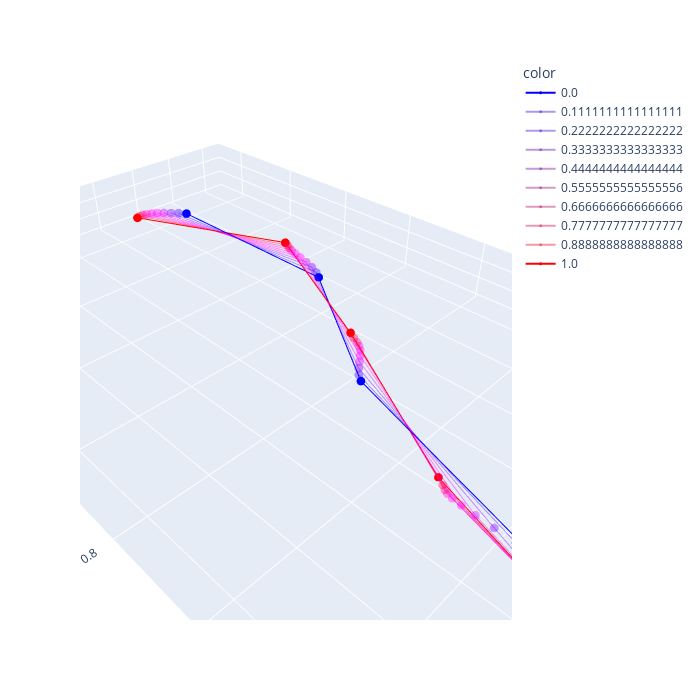

Notebook cell for this chart:
### Code cell
# for i in range(10):
i=5
sim.visualise_simulation_evolution(
    configurations[5*i:5*(i+4):2],
    count,
    range_x=(-0.1, 1.5),
    range_y=(-0.1, 1.5),
    range_z=(-0.1, 1.5),
    # color_disc_map=lambda val: f"rgba({255*val}, 0, {255*(1.-val)}, {(np.sin(np.abs(val*np.pi - np.pi/2))**3 + 0.3)/1.5 })", #val*0.7+0.3
    color_disc_map=lambda val: f"rgba({255*val}, 0, {255*(1.-val)}, {np.piecewise(val, [val == 0. or val == 1., val != 0 and val != 1], [1, 0.4])})"
)

### Figure 1 — Plotly figure (JSON) as saved in the notebook; plotly's stock layout.template omitted (floating-point values rounded to 4 significant figures)
{"data": [{"hovertemplate": "color=0.0<br>X=%{x}<br>Y=%{y}<br>Z=%{z}<extra></extra>", "legendgroup": "0.0", "line": {"color": "rgba(0.0, 0, 255.0, 1.0)", "dash": "solid"}, "marker": {"size": 3, "symbol": "circle"}, "mode": "lines+markers", "name": "0.0", "scene": "scene", "showlegend": true, "type": "scatter3d", "x": [0.25, 0.2303, 0.6103, 0.8367, 1.146], "y": [0.001796, 0.495, 0.8199, 1.257, 1.629], "z": [0.05994, -0.01981, -0.02838, 0.05842, -0.0677]}, {"hovertemplate": "color=0.1111111111111111<br>X=%{x}<br>Y=%{y}<br>Z=%{z}<extra></extra>", "legendgroup": "0.1111111111111111", "line": {"color": "rgba(28.333333333333332, 0, 226.66666666666666, 0.4)", "dash": "solid"}, "marker": {"size": 3, "symbol": "circle"}, "mode": "lines+markers", "name": "0.1111111111111111", "scene": "scene", "showlegend": true, "type": "scatter3d", "x": [0.27, 0.2126, 0.5878, 0.8324, 1.113], "y": [-0.01815, 0.477, 0.8033, 1.223, 1.616], "z": [0.0421, 0.003355, -0.04941, 0.06832, -0.06165]}, {"hovertemplate": "color=0.2222222222222222<br>X=%{x}<br>Y=%{y}<br>Z=%{z}<extra></extra>", "legendgroup": "0.2222222222222222", "line": {"color": "rgba(56.666666666666664, 0, 198.33333333333334, 0.4)", "dash": "solid"}, "marker": {"size": 3, "symbol": "circle"}, "mode": "lines+markers", "name": "0.2222222222222222", "scene": "scene", "showlegend": true, "type": "scatter3d", "x": [0.29, 0.1983, 0.5591, 0.8301, 1.082], "y": [-0.03735, 0.4542, 0.7883, 1.187, 1.604], "z": [0.02224, 0.02559, -0.06438, 0.06817, -0.04599]}, {"hovertemplate": "color=0.3333333333333333<br>X=%{x}<br>Y=%{y}<br>Z=%{z}<extra></extra>", "legendgroup": "0.3333333333333333", "line": {"color": "rgba(85.0, 0, 170.00000000000003, 0.4)", "dash": "solid"}, "marker": {"size": 3, "symbol": "circle"}, "mode": "lines+markers", "name": "0.3333333333333333", "scene": "scene", "showlegend": true, "type": "scatter3d", "x": [0.31, 0.187, 0.5289, 0.8277, 1.057], "y": [-0.05469, 0.4283, 0.7749, 1.154, 1.591], "z": [0.003479, 0.0432, -0.07073, 0.05894, -0.02501]}, {"hovertemplate": "color=0.4444444444444444<br>X=%{x}<br>Y=%{y}<br>Z=%{z}<extra></extra>", "legendgroup": "0.4444444444444444", "line": {"color": "rgba(113.33333333333333, 0, 141.66666666666669, 0.4)", "dash": "solid"}, "marker": {"size": 3, "symbol": "circle"}, "mode": "lines+markers", "name": "0.4444444444444444", "scene": "scene", "showlegend": true, "type": "scatter3d", "x": [0.33, 0.1779, 0.5019, 0.8241, 1.04], "y": [-0.06918, 0.4026, 0.7631, 1.128, 1.577], "z": [-0.01121, 0.05399, -0.06898, 0.04445, -0.003633]}, {"hovertemplate": "color=0.5555555555555556<br>X=%{x}<br>Y=%{y}<br>Z=%{z}<extra></extra>", "legendgroup": "0.5555555555555556", "line": {"color": "rgba(141.66666666666669, 0, 113.33333333333333, 0.4)", "dash": "solid"}, "marker": {"size": 3, "symbol": "circle"}, "mode": "lines+markers", "name": "0.5555555555555556", "scene": "scene", "showlegend": true, "type": "scatter3d", "x": [0.35, 0.1693, 0.481, 0.819, 1.03], "y": [-0.08, 0.3798, 0.7525, 1.11, 1.563], "z": [-0.01951, 0.05736, -0.06106, 0.02792, 0.0157]}, {"hovertemplate": "color=0.6666666666666666<br>X=%{x}<br>Y=%{y}<br>Z=%{z}<extra></extra>", "legendgroup": "0.6666666666666666", "line": {"color": "rgba(170.0, 0, 85.00000000000001, 0.4)", "dash": "solid"}, "marker": {"size": 3, "symbol": "circle"}, "mode": "lines+markers", "name": "0.6666666666666666", "scene": "scene", "showlegend": true, "type": "scatter3d", "x": [0.37, 0.1597, 0.4667, 0.8126, 1.025], "y": [-0.08651, 0.3611, 0.7423, 1.098, 1.55], "z": [-0.02012, 0.0537, -0.0485, 0.01036, 0.03347]}, {"hovertemplate": "color=0.7777777777777777<br>X=%{x}<br>Y=%{y}<br>Z=%{z}<extra></extra>", "legendgroup": "0.7777777777777777", "line": {"color": "rgba(198.33333333333331, 0, 56.66666666666669, 0.4)", "dash": "solid"}, "marker": {"size": 3, "symbol": "circle"}, "mode": "lines+markers", "name": "0.7777777777777777", "scene": "scene", "showlegend": true, "type": "scatter3d", "x": [0.39, 0.1482, 0.457, 0.804, 1.023], "y": [-0.08835, 0.3456, 0.7314, 1.091, 1.536], "z": [-0.01293, 0.04376, -0.03193, -0.00885, 0.05108]}, {"hovertemplate": "color=0.8888888888888888<br>X=%{x}<br>Y=%{y}<br>Z=%{z}<extra></extra>", "legendgroup": "0.8888888888888888", "line": {"color": "rgba(226.66666666666666, 0, 28.333333333333346, 0.4)", "dash": "solid"}, "marker": {"size": 3, "symbol": "circle"}, "mode": "lines+markers", "name": "0.8888888888888888", "scene": "scene", "showlegend": true, "type": "scatter3d", "x": [0.41, 0.1348, 0.4484, 0.7916, 1.021], "y": [-0.08542, 0.3311, 0.7185, 1.082, 1.515], "z": [0.0009188, 0.02855, -0.01197, -0.02956, 0.06708]}, {"hovertemplate": "color=1.0<br>X=%{x}<br>Y=%{y}<br>Z=%{z}<extra></extra>", "legendgroup": "1.0", "line": {"color": "rgba(255.0, 0, 0.0, 1.0)", "dash": "solid"}, "marker": {"size": 3, "symbol": "circle"}, "mode": "lines+markers", "name": "1.0", "scene": "scene", "showlegend": true, "type": "scatter3d", "x": [0.43, 0.1208, 0.4365, 0.7745, 1.015], "y": [-0.07787, 0.3149, 0.7027, 1.067, 1.487], "z": [0.01924, 0.009835, 0.009241, -0.04833, 0.07531]}], "layout": {"height": 700, "legend": {"title": {"text": "color"}, "tracegroupgap": 0}, "margin": {"t": 60}, "scene": {"aspectmode": "data", "domain": {"x": [0, 1], "y": [0, 1]}, "xaxis": {"range": [-0.1, 1.5], "title": {"text": "X"}}, "yaxis": {"range": [-0.1, 1.5], "title": {"text": "Y"}}, "zaxis": {"range": [-0.1, 1.5], "title": {"text": "Z"}}}, "width": 700}}
